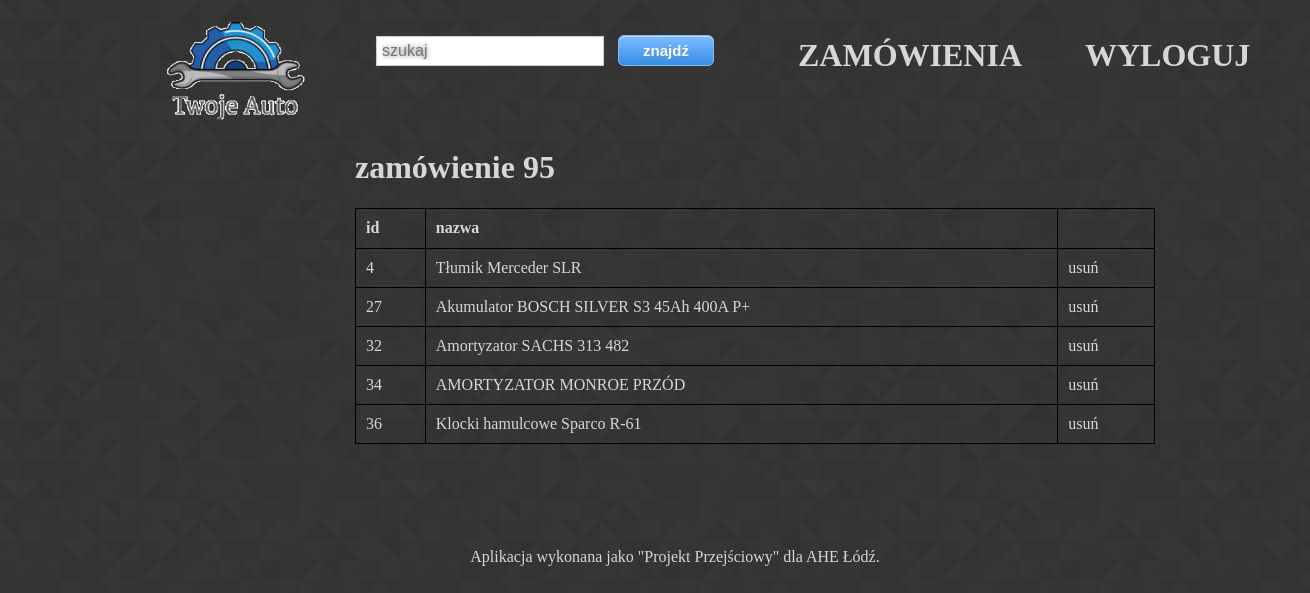
The app's page /cart/ (signed in) with its own data.
### koszyk/models.py (models this page shows)
class Cart(models.Model):
    products = models.ManyToManyField(Produkty, null=True, blank=True)
    total = models.DecimalField(max_digits=10, decimal_places=2, null=True, blank=True,default=0)
    Statusy = models.TextChoices('Statusy', 'NOWE ZAPISANE WYSŁANE GOTOWE BRAK_MOŻLIWOŚCI_REALIZACJI ZREALIZOWANE ARCHIWALNE')
    status = models.CharField(default='NOWE', blank=True, choices=Statusy.choices, max_length=30)
    class Meta:
        verbose_name = "Zamówienie"
        verbose_name_plural = "Zamówienia"

### produkty/models.py (models this page shows, shortened)
class Produkty(models.Model):
    n_cz    = 235110
    nazwa   = models.CharField(max_length=60)
    opis    = models.TextField(blank=True)
    cena    = models.DecimalField(max_digits=99999 ,decimal_places=2)
    producent = models.ForeignKey(Producent,on_delete=models.CASCADE,blank=True,null=True)
    kategoria = models.ForeignKey(Kategoria,on_delete=models.CASCADE,blank=True,null=True)
    tagi      = models.ManyToManyField(Tagi,blank=True,null=True)
    obraz   = models.FileField(upload_to='', blank=True)
    created = models.DateTimeField(auto_now_add=True)
    updated = models.DateTimeField(auto_now=True)
    stan    = models.IntegerField(default=0)
    numer   = models.IntegerField(max_length=6,default=n_cz + 10)
    slug    = models.SlugField()
    lokalizacja = models.IntegerField(max_length=6,default=0)
    class Meta:
        verbose_name        = "Produkt"
        verbose_name_plural = "Produkty"

### koszyk/views.py (the view)
# urls.py: path('cart/', view, name='cart'),
def view(request):
    cart = Cart.objects.all()[0]    #koszyk1
    kats = Kategoria.objects.all()
    context = {"cart": cart, "kats":kats,}
    template = "cart/cart.html"
    return render(request,template,context)

### produkty/templates/cart/cart.html (shortened to what this page needs)
{% extends 'produkty/baza.html' %}
{% block contents %}
{% if cart.products.all %}
    <h1>zamówienie {{cart.id}} </h1>
    <table style="width:100%">
        <tr>
            <th style="width=20px">id</th>
            <th>nazwa</th>
        </tr>
    {% for item in cart.products.all %}
        <tr>
            <td>{{ item.id }}</td>
            <td>{{ item.nazwa }}</td>
            <td><a href="{% url 'remove_from_cart' item.id %}">usuń</a></td>
        </tr>
    {% endfor %}
    </table>
{% else %}
    BRAK ZAMÓWIEŃ
{% endif %}
{% endblock contents %}

### produkty/static/produkty/style.css (style rules this page uses)
body { background-color:rgb(180,210,250); background-image: url("prism.png"); color:rgb(215,215,215); font-family: "Trebuchet MS"; }
a { text-decoration:none; color:rgb(215,215,215); }
table { border-collapse: collapse; }
table, th, td { border: 1px solid black; padding: 10px; text-align: left; }
th { height: 40px; }

### records on screen
Cart: id "95"
Produkty: id "4", nazwa "Tłumik Merceder SLR"
Produkty: id "27", nazwa "Akumulator BOSCH SILVER S3 45Ah 400A P+"
Produkty: id "32", nazwa "Amortyzator SACHS 313 482"
Produkty: id "34", nazwa "AMORTYZATOR MONROE PRZÓD"
Produkty: id "36", nazwa "Klocki hamulcowe Sparco R-61"
